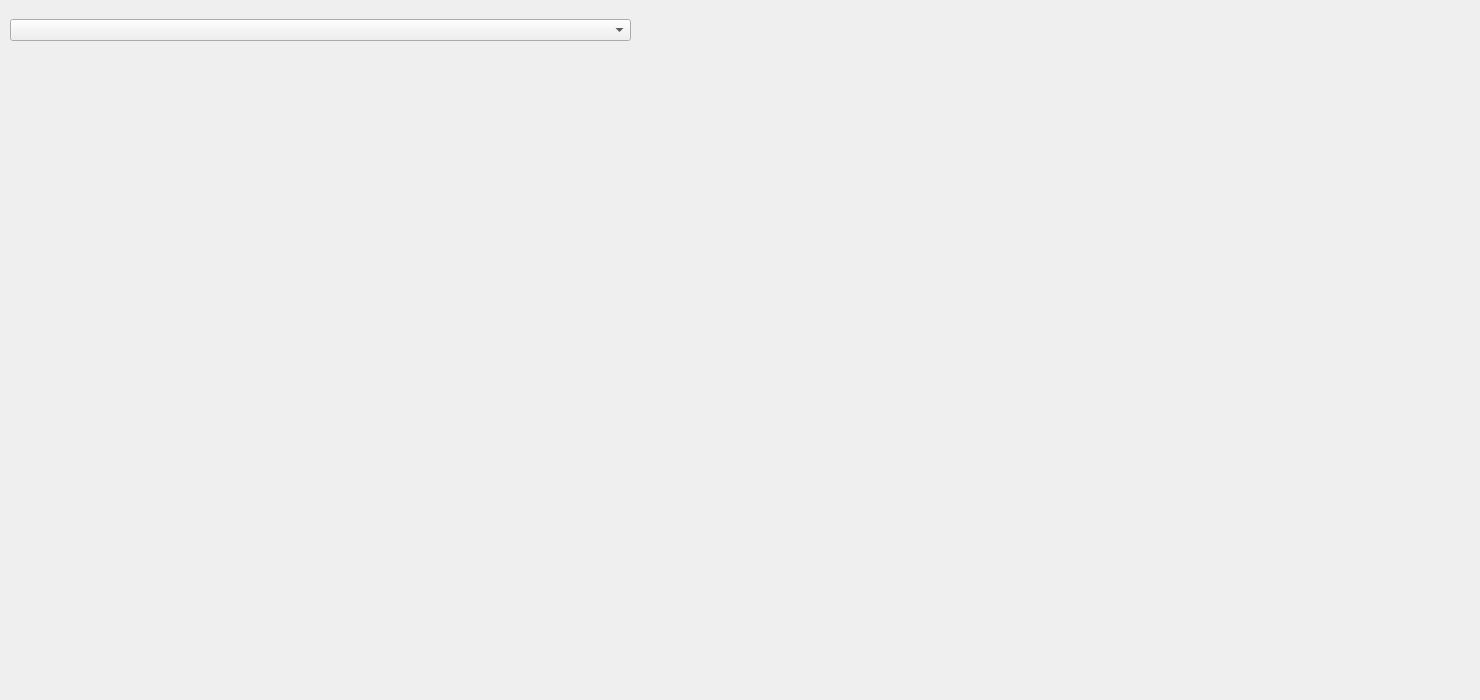
    <widget class="QWidget" name="recordedTelemetryTab">
     <attribute name="title">
      <string>Recorded Telemetry</string>
     </attribute>
     <widget class="QWidget" name="verticalLayoutWidget_8">
      <property name="geometry">
       <rect>
        <x>10</x>
        <y>60</y>
        <width>1461</width>
        <height>631</height>
       </rect>
      </property>
      <layout class="QVBoxLayout" name="verticalLayout_12">
       <item>
        <widget class="QCustomPlot" name="pltRecordedSpeed" native="true">
         <property name="autoFillBackground">
          <bool>false</bool>
         </property>
        </widget>
       </item>
       <item>
        <widget class="QCustomPlot" name="pltRecordedThrottle" native="true"/>
       </item>
       <item>
        <widget class="QCustomPlot" name="pltRecordedBrake" native="true"/>
       </item>
       <item>
        <widget class="QCustomPlot" name="pltRecordedRPM" native="true"/>
       </item>
       <item>
        <widget class="QCustomPlot" name="pltRecordedGear" native="true"/>
       </item>
       <item>
        <widget class="QCustomPlot" name="pltRecordedSteering" native="true"/>
       </item>
      </layout>
     </widget>
     <widget class="QWidget" name="horizontalLayoutWidget_25">
      <property name="geometry">
       <rect>
        <x>10</x>
        <y>10</y>
        <width>621</width>
        <height>41</height>
       </rect>
      </property>
      <layout class="QHBoxLayout" name="horizontalLayout_26">
       <item>
        <widget class="QComboBox" name="ddSelectLoadedLapNumberTelemetryLap1">
         <property name="sizePolicy">
          <sizepolicy hsizetype="Preferred" vsizetype="Fixed">
           <horstretch>0</horstretch>
           <verstretch>0</verstretch>
          </sizepolicy>
         </property>
         <property name="minimumSize">
          <size>
           <width>150</width>
           <height>0</height>
          </size>
         </property>
        </widget>
       </item>
      </layout>
     </widget>
    </widget>
